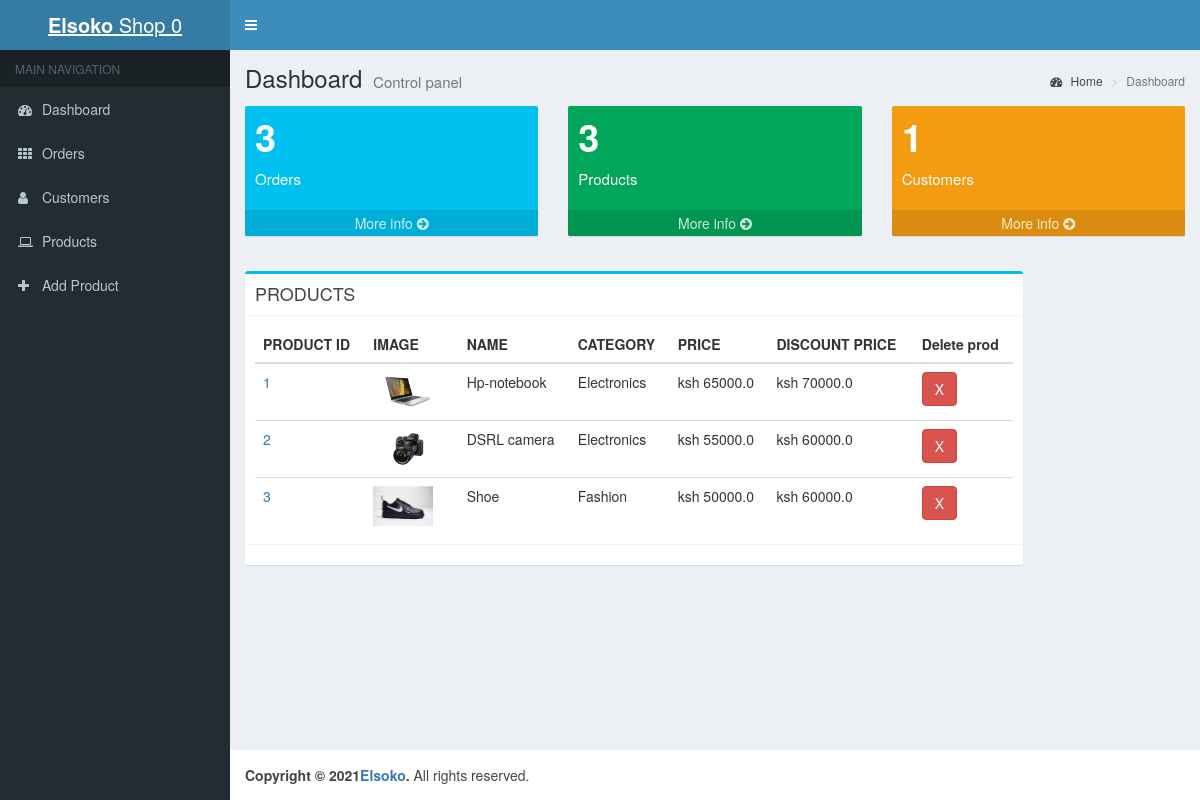
Before: /shop/products/ (signed in) with the older database file.
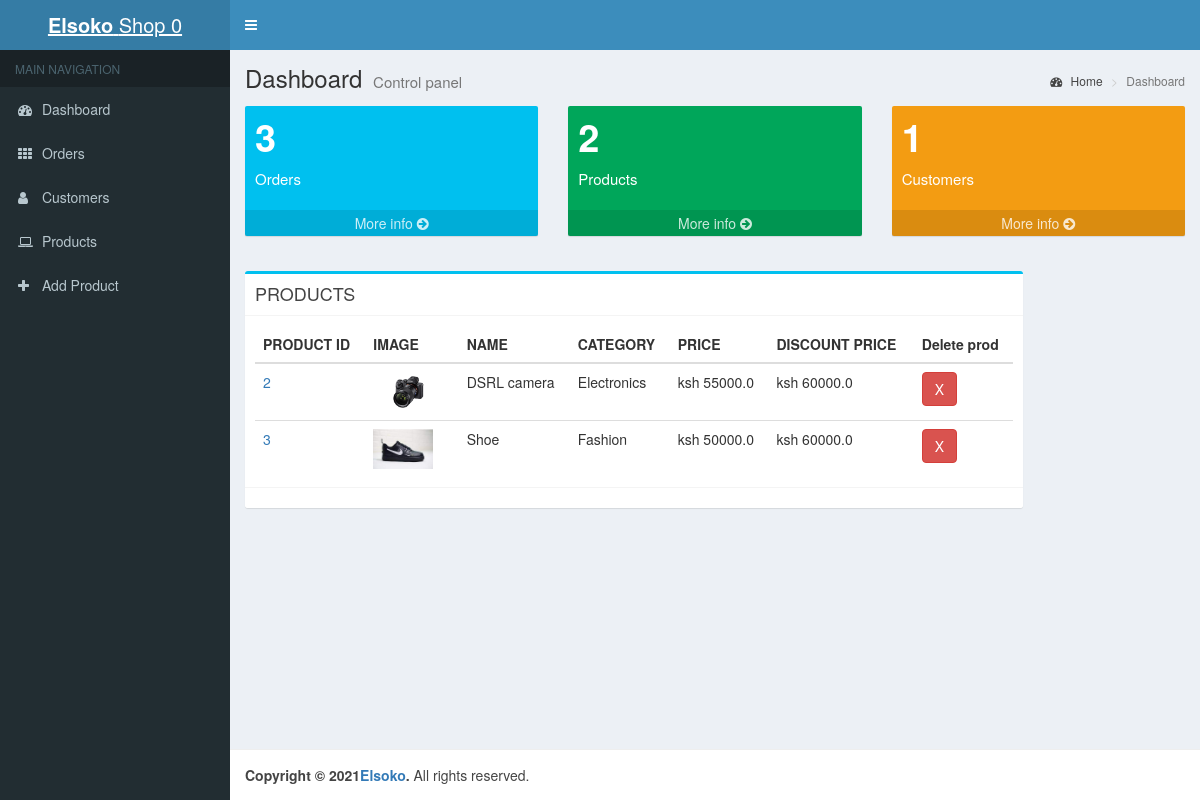
After: the same page with the newer database file.
### main/models.py (models this page shows, shortened)
class Product(models.Model):
    name = models.CharField(max_length=40)
    shop = models.ForeignKey(Shop, on_delete=models.CASCADE)
    category = models.ForeignKey(SubCategory, on_delete=models.CASCADE)
    new = models.BooleanField(default=True)
    price = models.FloatField()
    discount = models.FloatField(default=0)
    image = models.ImageField(upload_to='product images')
    description = models.TextField()
    created_at = models.DateField(auto_now_add=True)

class SubCategory(models.Model):
    category = models.ForeignKey(Category, blank=True, null=True, on_delete=models.CASCADE)
    name = models.CharField(max_length=100)
    def __str__(self):
        return self.name

### shop/views.py (the view)
# urls.py: path('products/', views.products, name="shop-products"),
def products(request):
    context = {}
    user = request.user
    shop = Shop.objects.get(owner_id=user.id)
    items, _shop_orders = OrderItem.objects.filter(product__shop_id=shop.id), [item.order for item in OrderItem.objects.filter(product__shop_id=shop.id)]
    shop_products = Product.objects.filter(shop_id=shop.id)
    _customers = list(set([order.customer for order in _shop_orders]))
    context["orders_count"] = len(_shop_orders)
    context["customers_count"] = len(_customers)
    context["products"] = shop_products
    context["customers"] = _customers
    context["orders"] = _shop_orders
    context["shop"] = shop
    context["owner"] = user
    context["products"] = shop_products
    return render(request, 'shop/products.html', context)

### templates/shop/products.html
{% extends 'shop/base.html' %}
{% load static%}
{% block content%}
    <section class="content">
        <div class="row">
                        <div class="col-md-10">
              <div class="box box-info">
                <div class="box-header with-border">
                  <h3 class="box-title">PRODUCTS</h3>
                </div>
                <div class="box-body">
                  <div class="table-responsive">
                    <table class="table no-margin">
                      <thead>
                        <tr>
                          <th>PRODUCT ID</th>
                          <th>IMAGE</th>
                            <th>NAME</th>
                            <th>CATEGORY</th>
                            <th>PRICE</th>
                          <th>DISCOUNT PRICE</th>
                          <th> Delete prod </th>
                        </tr>
                      </thead>
                      <tbody>
                      {% for prod in products %}
                        <tr>
                          <td><a href="#">{{ prod.id }}</a></td>
                          <td>
                              <div class="product-img">
                                <img src="{{ prod.image.url }}" height="40px" alt="Product Image">
                              </div>
                          </td>
                            <td>{{ prod.name }}</td>
                            <td> {{ prod.category }}</td>
                            <td> ksh {{ prod.price }}</td>
                          <td> ksh {{ prod.discount }}</td>
                          <td><a href="{% url 'delete-product' prod.id %}" class="btn btn-danger" > X</a></td>
                        </tr>
                        {% endfor %}
                      </tbody>
                    </table>
                  </div>
                </div>
                <div class="box-footer clearfix">
                </div>
              </div>
            </div>
        </div>
    </section>
{% endblock %}

### templates/shop/base.html (shortened to what the changed rows need)
{% load static %}
<!DOCTYPE html>
<html>
  <head>
    <link href="{% static 'bootstrap/css/bootstrap.min.css' %}" rel="stylesheet" type="text/css" />
    <link href="https://maxcdn.bootstrapcdn.com/font-awesome/4.3.0/css/font-awesome.min.css" rel="stylesheet" type="text/css" />
    <link href="http://code.ionicframework.com/ionicons/2.0.0/css/ionicons.min.css" rel="stylesheet" type="text/css" />
    <link href="{% static 'dist/css/AdminLTE.min.css' %}" rel="stylesheet" type="text/css" />
    <link href="{% static 'dist/css/skins/_all-skins.min.css' %}" rel="stylesheet" type="text/css" />
    <link href="{% static 'plugins/iCheck/flat/blue.css' %}" rel="stylesheet" type="text/css" />
    <link href="{% static 'plugins/morris/morris.css' %}" rel="stylesheet" type="text/css" />
    <link href="{% static 'plugins/jvectormap/jquery-jvectormap-1.2.2.css' %}" rel="stylesheet" type="text/css" />
    <link href="{% static 'plugins/datepicker/datepicker3.css' %}" rel="stylesheet" type="text/css" />
    <link href="{% static 'plugins/daterangepicker/daterangepicker-bs3.css' %}" rel="stylesheet" type="text/css" />
    <link href="{% static 'bootstrap/css/bootstrap.css' %}" rel="stylesheet">
    <link href="{% static 'plugins/bootstrap-wysihtml5/bootstrap3-wysihtml5.min.css' %}" rel="stylesheet" type="text/css" />
  </head>
  <body class="skin-blue">
    <div class="wrapper">
        <div class="content-wrapper">
          <section class="content-header">
            <h1>
              Dashboard
              <small>Control panel</small>
            </h1>
          </section>
          <section class="content">
            <div class="row">
              <div class="col-lg-4 col-xs-6">
                <div class="small-box bg-green">
                  <div class="inner">
                    <h3>{{ products.count }}<sup style="font-size: 20px"></sup></h3>
                    <p>Products</p>
                  </div>
                </div>
              </div>
            </div>
            <div class="row">
                {% block content %}{% endblock %}
            </div>
          </section>
        </div>
      </div>
  </body>
</html>

Changed rows visible on the page:
no longer on this page (row edited): Product: id "1", image (picture), name "Hp-notebook", category "Electronics", price "65000.0", discount "70000.0"
Other visible differences:
{{ products.count }}: "3" → "2"
